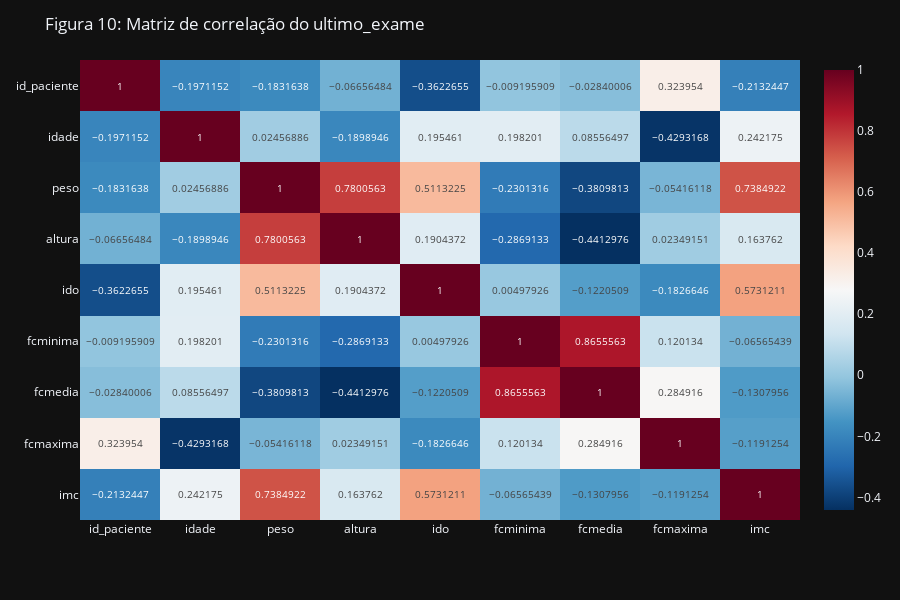

Notebook code for this chart:
### Code cell
pd.options.plotting.backend = "plotly"

corr = df_ultimo_exame.corr(method='pearson')
fig = px.imshow(corr, text_auto=True, color_continuous_scale='RdBu_r', aspect="auto")
fig.update_layout(
    title = "Figura 10: Matriz de correlação do ultimo_exame",
    dragmode = "zoom",
    hovermode = "x",
    barmode = "group",
    height = 600,
    # legend = dict(traceorder="reversed"),
    template = "plotly_dark",
)

fig.show()
fig.write_image("../reports/figures/corr_mat_ultimo_exame.png")

### Figure 1 — Plotly figure (JSON) as saved in the notebook; plotly's stock layout.template omitted (floating-point values rounded to 4 significant figures)
{"data": [{"coloraxis": "coloraxis", "hovertemplate": "x: %{x}<br>y: %{y}<br>color: %{z}<extra></extra>", "name": "0", "texttemplate": "%{z}", "type": "heatmap", "x": ["id_paciente", "idade", "peso", "altura", "ido", "fcminima", "fcmedia", "fcmaxima", "imc"], "xaxis": "x", "y": ["id_paciente", "idade", "peso", "altura", "ido", "fcminima", "fcmedia", "fcmaxima", "imc"], "yaxis": "y", "z": [[1, -0.1971, -0.1832, -0.06656, -0.3623, -0.009196, -0.0284, 0.324, -0.2132], [-0.1971, 1, 0.02457, -0.1899, 0.1955, 0.1982, 0.08556, -0.4293, 0.2422], [-0.1832, 0.02457, 1, 0.7801, 0.5113, -0.2301, -0.381, -0.05416, 0.7385], [-0.06656, -0.1899, 0.7801, 1, 0.1904, -0.2869, -0.4413, 0.02349, 0.1638], [-0.3623, 0.1955, 0.5113, 0.1904, 1, 0.004979, -0.1221, -0.1827, 0.5731], [-0.009196, 0.1982, -0.2301, -0.2869, 0.004979, 1, 0.8656, 0.1201, -0.06565], [-0.0284, 0.08556, -0.381, -0.4413, -0.1221, 0.8656, 1, 0.2849, -0.1308], [0.324, -0.4293, -0.05416, 0.02349, -0.1827, 0.1201, 0.2849, 1, -0.1191], [-0.2132, 0.2422, 0.7385, 0.1638, 0.5731, -0.06565, -0.1308, -0.1191, 1]]}], "layout": {"barmode": "group", "coloraxis": {"colorscale": [[0, "rgb(5,48,97)"], [0.1, "rgb(33,102,172)"], [0.2, "rgb(67,147,195)"], [0.3, "rgb(146,197,222)"], [0.4, "rgb(209,229,240)"], [0.5, "rgb(247,247,247)"], [0.6, "rgb(253,219,199)"], [0.7, "rgb(244,165,130)"], [0.8, "rgb(214,96,77)"], [0.9, "rgb(178,24,43)"], [1, "rgb(103,0,31)"]]}, "dragmode": "zoom", "height": 600, "hovermode": "x", "margin": {"t": 60}, "title": {"text": "Figura 10: Matriz de correlação do ultimo_exame"}, "xaxis": {"anchor": "y", "domain": [0, 1]}, "yaxis": {"anchor": "x", "autorange": "reversed", "domain": [0, 1]}}}
